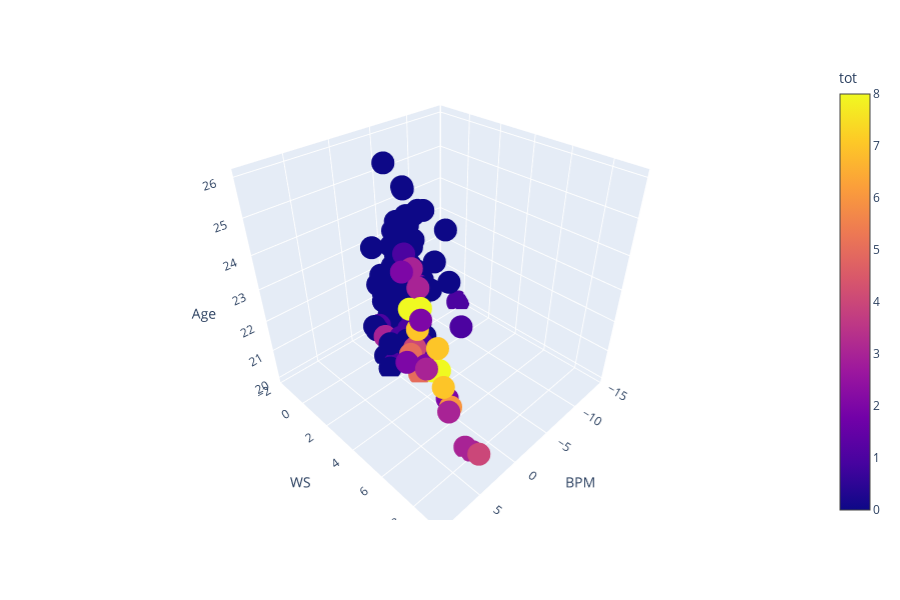

Here is the notebook cell this chart was saved with:
### Code cell
fig = px.scatter_3d(test_master_w_predictions, x='BPM', y='WS', z='Age',
              color='tot', hover_name='Player_name', hover_data=['USG%', 'PER', 'MP', 'VORP', 'Age'])
fig.update_layout(scene=dict(xaxis=dict(range=[-15,10],),))
fig.show()

### Figure 1 — Plotly figure (JSON) as saved in the notebook; plotly's stock layout.template omitted (floating-point values rounded to 4 significant figures; data arrays with more than 128 entries replaced by an {"elided": "..."} marker saying what was removed)
{"data": [{"customdata": {"elided": "164x5 float values"}, "hoverlabel": {"namelength": 0}, "hovertemplate": "<b>%{hovertext}</b><br><br>BPM=%{x}<br>WS=%{y}<br>Age=%{customdata[4]}<br>USG%=%{customdata[0]}<br>PER=%{customdata[1]}<br>MP=%{customdata[2]}<br>VORP=%{customdata[3]}<br>tot=%{marker.color}", "hovertext": {"elided": "164 str values"}, "legendgroup": "", "marker": {"color": {"elided": "164 int values"}, "coloraxis": "coloraxis", "symbol": "circle"}, "mode": "markers", "name": "", "scene": "scene", "showlegend": false, "type": "scatter3d", "x": {"elided": "164 float values"}, "y": {"elided": "164 float values"}, "z": {"elided": "164 int values"}}], "layout": {"coloraxis": {"colorbar": {"title": {"text": "tot"}}, "colorscale": [[0, "#0d0887"], [0.1111, "#46039f"], [0.2222, "#7201a8"], [0.3333, "#9c179e"], [0.4444, "#bd3786"], [0.5556, "#d8576b"], [0.6667, "#ed7953"], [0.7778, "#fb9f3a"], [0.8889, "#fdca26"], [1, "#f0f921"]]}, "height": 600, "legend": {"tracegroupgap": 0}, "margin": {"t": 60}, "scene": {"domain": {"x": [0, 0.98], "y": [0, 1]}, "xaxis": {"range": [-15, 10], "title": {"text": "BPM"}}, "yaxis": {"title": {"text": "WS"}}, "zaxis": {"title": {"text": "Age"}}}}}
